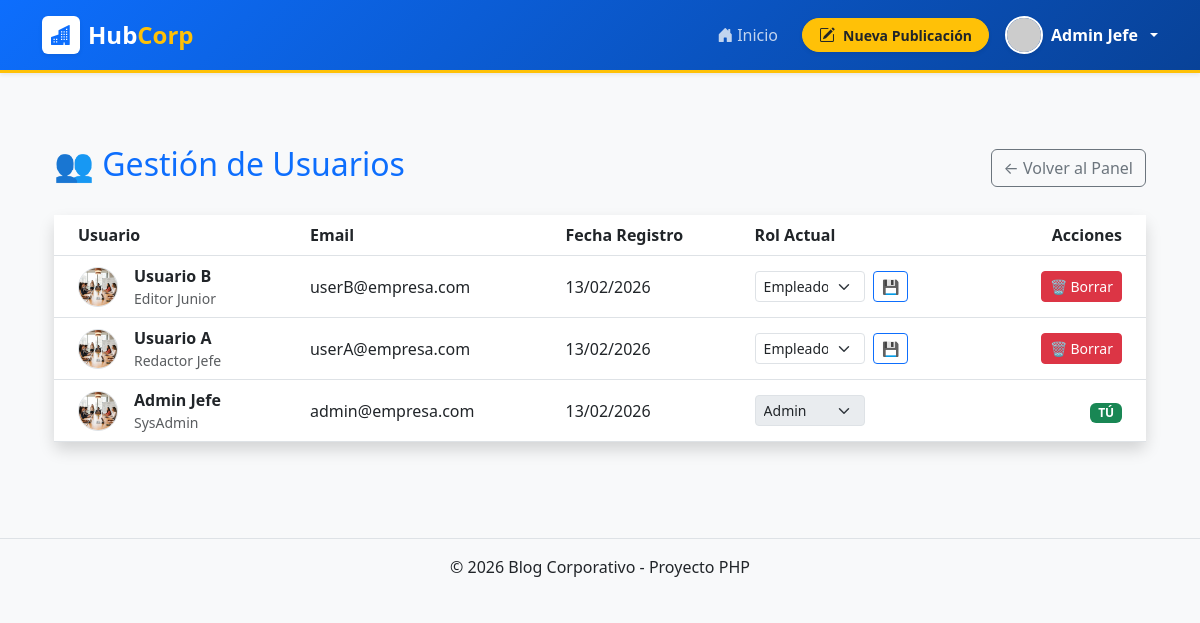
The app's page /admin/usuarios.php (signed in) with its own data.
### tables this page shows
CREATE TABLE usuarios (
    id INT AUTO_INCREMENT PRIMARY KEY,
    nombre VARCHAR(100) NOT NULL,
    email VARCHAR(100) NOT NULL UNIQUE,
    password VARCHAR(255) NOT NULL,
    rol ENUM('admin', 'empleado') DEFAULT 'empleado',
    cargo VARCHAR(100) DEFAULT 'Nuevo empleado',
    avatar VARCHAR(255) DEFAULT 'default.png',  
    fecha_registro DATETIME DEFAULT CURRENT_TIMESTAMP
);

### admin/usuarios.php (the view, shortened to what this page needs)
<?php
require_once '../includes/conexion.php';
$sql_lista = "SELECT * FROM usuarios ORDER BY id DESC";
$usuarios = mysqli_query($conn, $sql_lista);
?>
<?php include '../includes/header.php'; ?>
<div class="container py-5">
    <div class="d-flex justify-content-between align-items-center mb-4">
        <h2 class="text-primary">👥 Gestión de Usuarios</h2>
        <a href="index.php" class="btn btn-outline-secondary">&larr; Volver al Panel</a>
    </div>
    <div class="card shadow border-0">
        <div class="card-body p-0">
            <div class="table-responsive">
                <table class="table table-hover align-middle mb-0">
                    <thead class="bg-light">
                        <tr>
                            <th class="ps-4">Usuario</th>
                            <th>Email</th>
                            <th>Fecha Registro</th>
                            <th>Rol Actual</th>
                            <th class="text-end pe-4">Acciones</th>
                        </tr>
                    </thead>
                    <tbody>
                        <?php while ($user = mysqli_fetch_assoc($usuarios)): ?>
                        <tr>
                            <td class="ps-4">
                                <div class="d-flex align-items-center">
                                    <img src="../assets/img/avatars/<?php echo !empty($user['avatar']) ? $user['avatar'] : 'default.png'; ?>"
                                         class="rounded-circle me-3 border" width="40" height="40" style="object-fit:cover;">
                                    <div>
                                        <div class="fw-bold"><?php echo htmlspecialchars($user['nombre']); ?></div>
                                        <div class="small text-muted"><?php echo htmlspecialchars($user['cargo']); ?></div>
                                    </div>
                                </div>
                            </td>
                            <td><?php echo htmlspecialchars($user['email']); ?></td>
                            <td><?php echo date("d/m/Y", strtotime($user['fecha_registro'])); ?></td>
                            <td>
                                <form action="usuarios.php" method="POST" class="d-flex align-items-center">
                                    <select name="nuevo_rol" class="form-select form-select-sm me-2" style="width: 110px;"
                                            <?php echo ($user['id'] == $_SESSION['usuario_id']) ? 'disabled' : ''; ?>>
                                        <option value="empleado" <?php echo ($user['rol'] == 'empleado') ? 'selected' : ''; ?>>Empleado</option>
                                        <option value="admin" <?php echo ($user['rol'] == 'admin') ? 'selected' : ''; ?>>Admin</option>
                                    </select>
                                    <?php if ($user['id'] != $_SESSION['usuario_id']): ?>
                                        <button type="submit" class="btn btn-sm btn-outline-primary" title="Guardar Rol">💾</button>
                                    <?php endif; ?>
                                </form>
                            </td>
                            <td class="text-end pe-4">
                                <?php if ($user['id'] != $_SESSION['usuario_id']): ?>
                                    <a href="usuarios.php?action=borrar&id=<?php echo $user['id']; ?>"
                                       class="btn btn-sm btn-danger"
                                       onclick="return confirm('⚠️ ¡CUIDADO! ⚠️\n\nEstás a punto de borrar al usuario: <?php echo $user['nombre']; ?>.\n\nEsto también borrará TODOS sus posts.\n¿Estás seguro?');">
                                        🗑️ Borrar
                                    </a>
                                <?php else: ?>
                                    <span class="badge bg-success">TÚ</span>
                                <?php endif; ?>
                            </td>
                        </tr>
                        <?php endwhile; ?>
                    </tbody>
                </table>
            </div>
        </div>
    </div>
</div>
<?php include '../includes/footer.php'; ?>

### records on screen
usuarios: avatar (placeholder picture), nombre "Usuario B", cargo "Editor Junior", email "userB@empresa.com", fecha_registro "13/02/2026", nuevo_rol "Empleado"
usuarios: avatar (placeholder picture), nombre "Usuario A", cargo "Redactor Jefe", email "userA@empresa.com", fecha_registro "13/02/2026", nuevo_rol "Empleado"
usuarios: avatar (placeholder picture), nombre "Admin Jefe", cargo "SysAdmin", email "admin@empresa.com", fecha_registro "13/02/2026", nuevo_rol "Admin", shows "TÚ"

### other values on screen
$_SESSION['nombre'] "Admin Jefe"
